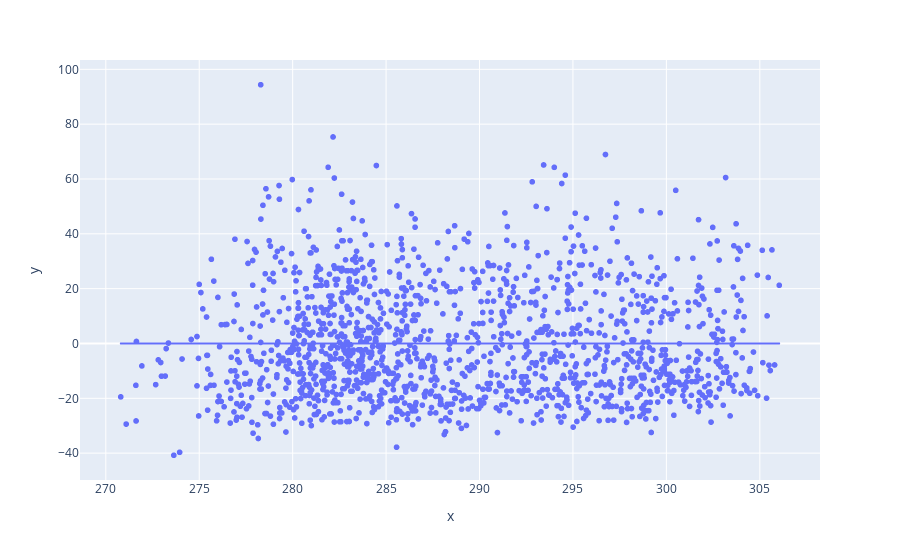

The code cell stored with this chart in its notebook:
### Code cell
import statsmodels.api as sm

# Fit regression model
X = madrid[['Average_Temp']]
y = madrid['Target_1']
X = sm.add_constant(X)
model = sm.OLS(y, X).fit()

# Plot residual plot
fig = px.scatter(x=df['Average_Temp'], y=model.resid, trendline='ols')
fig.show()

### Figure 1 — Plotly figure (JSON) as saved in the notebook; plotly's stock layout.template omitted (floating-point values rounded to 4 significant figures; data arrays with more than 128 entries replaced by an {"elided": "..."} marker saying what was removed)
{"data": [{"hovertemplate": "x=%{x}<br>y=%{y}<extra></extra>", "legendgroup": "", "marker": {"color": "#636efa", "symbol": "circle"}, "mode": "markers", "name": "", "showlegend": false, "type": "scattergl", "x": {"elided": "1478 float values"}, "xaxis": "x", "y": {"elided": "1478 float values"}, "yaxis": "y"}, {"hovertemplate": "<b>OLS trendline</b><br>y = -2.89699e-16 * x + 1.50213e-13<br>R<sup>2</sup>=-0.000000<br><br>x=%{x}<br>y=%{y} <b>(trend)</b><extra></extra>", "legendgroup": "", "marker": {"color": "#636efa", "symbol": "circle"}, "mode": "lines", "name": "", "showlegend": false, "type": "scattergl", "x": {"elided": "1478 float values"}, "xaxis": "x", "y": {"elided": "1478 float values"}, "yaxis": "y"}], "layout": {"autosize": true, "legend": {"tracegroupgap": 0}, "margin": {"t": 60}, "xaxis": {"anchor": "y", "autorange": true, "domain": [0, 1], "range": [268.7, 308.2], "title": {"text": "x"}, "type": "linear"}, "yaxis": {"anchor": "x", "autorange": true, "domain": [0, 1], "range": [-51.24, 104.8], "title": {"text": "y"}, "type": "linear"}}}
